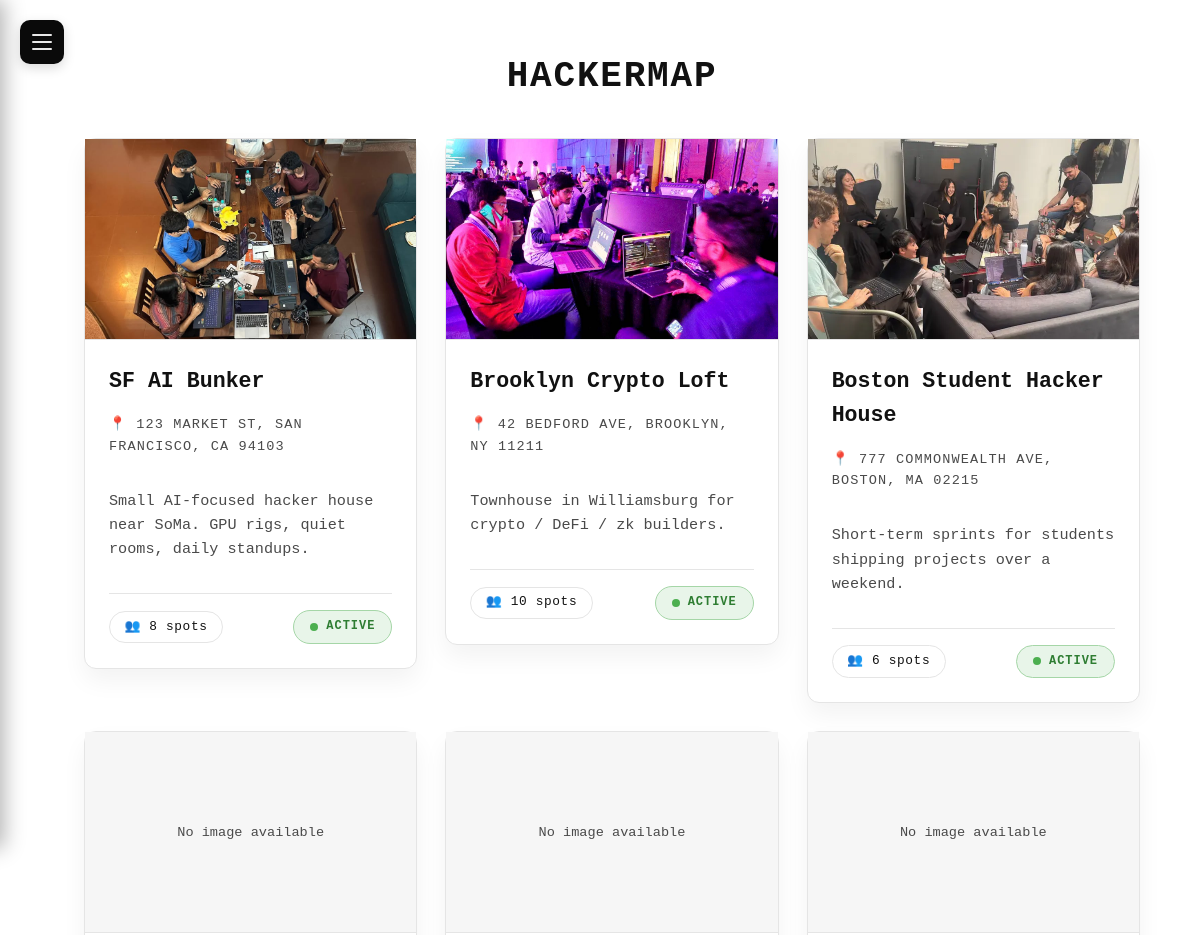
/houses/ (upper part), run on an earlier commit of the app's database.
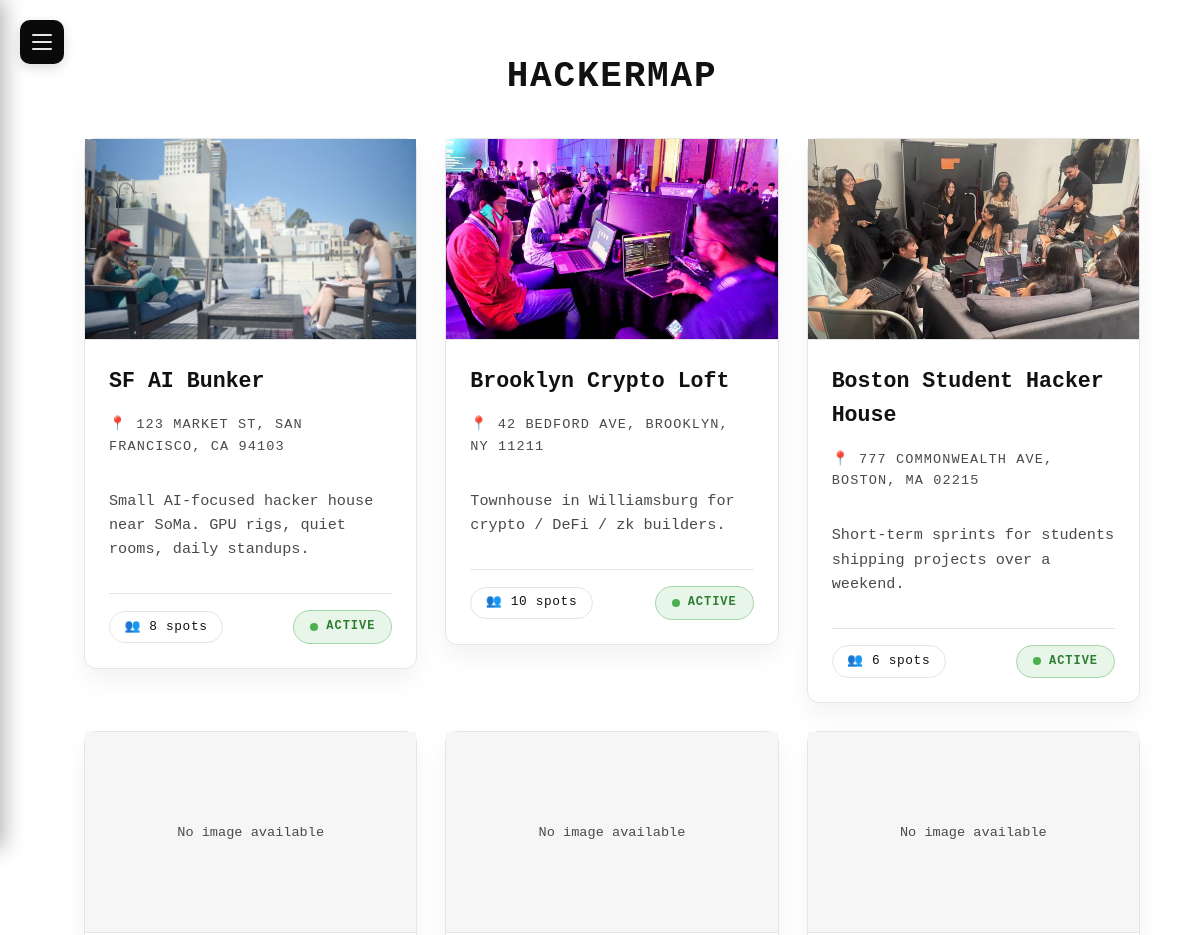
And on a later commit of the database.
### project/models.py (models this page shows, shortened)
class HackerHouse(models.Model):
    host = models.ForeignKey(
        settings.AUTH_USER_MODEL,
        on_delete=models.CASCADE,
        related_name="hosted_houses",
    )
    title = models.CharField(max_length=255)
    description = models.TextField(blank=True)
    address = models.CharField(max_length=255)
    capacity = models.PositiveIntegerField()
    is_active = models.BooleanField(default=True)
    members = models.ManyToManyField(
        settings.AUTH_USER_MODEL,
        related_name="member_houses",
        blank=True,
    )
    created_at = models.DateTimeField(auto_now_add=True)
    updated_at = models.DateTimeField(auto_now=True)

class HouseImage(models.Model):
    house = models.ForeignKey(
        HackerHouse,
        on_delete=models.CASCADE,
        related_name="images",
    )
    image = models.ImageField(upload_to="house_images/")
    caption = models.CharField(max_length=255, blank=True)
    uploaded_at = models.DateTimeField(auto_now_add=True)

### project/views.py (the view)
# urls.py: path('houses/', HackerHouseListView.as_view(), name='hackerhouse_list'),
class HackerHouseListView(ListView):
    model = HackerHouse
    template_name = "hackerhouse_list.html"
    context_object_name = "hackerhouses"
    def get_queryset(self):
        return HackerHouse.objects.prefetch_related('images').all()

### project/templates/hackerhouse_list.html (shortened to what this page needs)
{% extends 'base.html' %}
{% block content %}
<div class="list-header">
    <h1>HackerMap</h1>
</div>
<div class="grid">
    {% for house in hackerhouses %}
    <a href="{% url 'hackerhouse_detail' house.pk %}" class="card-link">
        <article class="card">
            {% if house.images.all %}
            <img src="{{ house.images.all.0.image.url }}" alt="{{ house.title }}" class="card-image">
            {% else %}
            <div class="card-image no-image">
                No image available
            </div>
            {% endif %}
            <div class="card-content">
                <h2 class="card-title">{{ house.title }}</h2>
                <div class="card-address">
                    📍 {{ house.address }}
                </div>
                <p class="card-description">{{ house.description }}</p>
                <div class="card-footer">
                    <span class="capacity-badge">
                        👥 {{ house.capacity }} spots
                    </span>
                    <span class="status-indicator {% if house.is_active %}active{% else %}inactive{% endif %}">
                        <span class="status-dot"></span>
                        <span class="status-text">{% if house.is_active %}Active{% else %}Inactive{% endif %}</span>
                    </span>
                </div>
            </div>
        </article>
    </a>
    {% empty %}
    <p>No hacker houses found.</p>
    {% endfor %}
</div>
{% endblock %}

### project/templates/base.html (shortened to what this page needs)
<!DOCTYPE html>
<html lang="en">
<head>
    {% load static %}
    <link rel="stylesheet" href="{% static 'project/styles.css' %}">
</head>
<body>
    <label for="sidebar-toggle" class="sidebar-trigger">
        <span class="trigger-bar"></span>
        <span class="trigger-bar"></span>
        <span class="trigger-bar"></span>
    </label>
    <main class="main-content">
        {% block content %}{% endblock %}
    </main>
</body>
</html>

### project/static/project/styles.css (style rules this page uses)
:root { --bg-color: #ffffff; --card-bg: #ffffff; --text-primary: #111111; --text-secondary: #4a4a4a; --accent-color: #000000; --border-color: #e5e5e5; --shadow: 0 12px 24px rgb(0 0 0 / 0.05); --radius: 0.75rem; --sidebar-width: 260px; --sidebar-bg: #0a0a0a; --sidebar-text: #e8e8e8; --sidebar-hover: #1a1a1a; --sidebar-accent: #474747; --trigger-size: 44px; }
body { font-family: 'Andale Mono', monospace; background-color: var(--bg-color); color: var(--text-primary); margin: 0; padding: 0; line-height: 1.6; min-height: 100vh; }
h1 { font-family: 'Andale Mono', monospace; font-size: clamp(2rem, 3vw, 3rem); font-weight: 700; margin: 0 auto 3rem; text-align: center; letter-spacing: 0.05em; text-transform: uppercase; border-bottom: 1px solid var(--border-color); padding-bottom: 1rem; max-width: 960px; }
.grid { display: grid; grid-template-columns: repeat(auto-fill, minmax(320px, 1fr)); gap: 1.75rem; padding: 0; max-width: 1200px; margin: 0 auto; }
.card-link { text-decoration: none; color: inherit; display: block; }
.card { background: var(--card-bg); border: 1px solid var(--border-color); border-radius: var(--radius); box-shadow: var(--shadow); display: flex; flex-direction: column; transition: border-color 0.2s ease, transform 0.2s ease; }
.card-image { width: 100%; height: 200px; object-fit: cover; background-color: #f2f2f2; border-bottom: 1px solid var(--border-color); }
.card-content { font-family: 'Andale Mono', monospace; padding: 1.5rem; flex-grow: 1; display: flex; flex-direction: column; gap: 1rem; }
.card-title { font-family: 'Andale Mono', monospace; font-size: 1.35rem; font-weight: 600; margin: 0; color: var(--text-primary); }
.card-address { font-size: 0.85rem; color: var(--text-secondary); text-transform: uppercase; letter-spacing: 0.08em; }
.card-description { font-family: 'Andale Mono', monospace; font-size: 0.95rem; color: var(--text-secondary); flex-grow: 1; }
.card-footer { font-family: 'Andale Mono', monospace; display: flex; justify-content: space-between; align-items: center; padding-top: 1rem; border-top: 1px solid var(--border-color); }
.capacity-badge { border: 1px solid var(--border-color); padding: 0.3rem 0.9rem; border-radius: 999px; font-size: 0.8rem; font-weight: 500; letter-spacing: 0.05em; color: var(--text-primary); }
.no-image { display: flex; align-items: center; justify-content: center; color: var(--text-secondary); font-size: 0.85rem; background: #f6f6f6; }
.status-indicator { display: inline-flex; align-items: center; gap: 0.5rem; padding: 0.4rem 1rem; border-radius: 999px; font-size: 0.75rem; font-weight: 600; letter-spacing: 0.08em; text-transform: uppercase; }
.status-indicator.active { background: #e8f5e9; color: #2e7d32; border: 1px solid #a5d6a7; }
.status-dot { width: 8px; height: 8px; border-radius: 50%; animation: pulse 2s infinite; }
.status-indicator.active .status-dot { background: #4caf50; box-shadow: 0 0 0 0 rgba(76, 175, 80, 0.4); }
.sidebar-trigger { position: fixed; top: 1.25rem; left: 1.25rem; width: var(--trigger-size); height: var(--trigger-size); background: var(--sidebar-bg); border-radius: 10px; display: flex; flex-direction: column; align-items: center; justify-content: center; gap: 5px; cursor: pointer; z-index: 1001; transition: all 0.3s cubic-bezier(0.4, 0, 0.2, 1); box-shadow: 0 4px 12px rgba(0, 0, 0, 0.15); }
.trigger-bar { width: 20px; height: 2px; background: var(--sidebar-text); border-radius: 2px; transition: all 0.3s cubic-bezier(0.4, 0, 0.2, 1); transform-origin: center; }
.main-content { padding: 3rem clamp(1rem, 5vw, 4rem); padding-left: calc(var(--trigger-size) + 2.5rem); min-height: 100vh; transition: opacity 0.3s ease; }
.list-header { display: flex; align-items: center; justify-content: center; gap: 1.5rem; max-width: 1200px; margin: 0 auto 2rem; }
.list-header h1 { margin: 0; border-bottom: none; padding-bottom: 0; max-width: none; text-align: left; }

What changed in the data, as far as the page shows it:
changed through a linked row, HackerHouse "SF AI Bunker": images.all.0.image: a different picture
